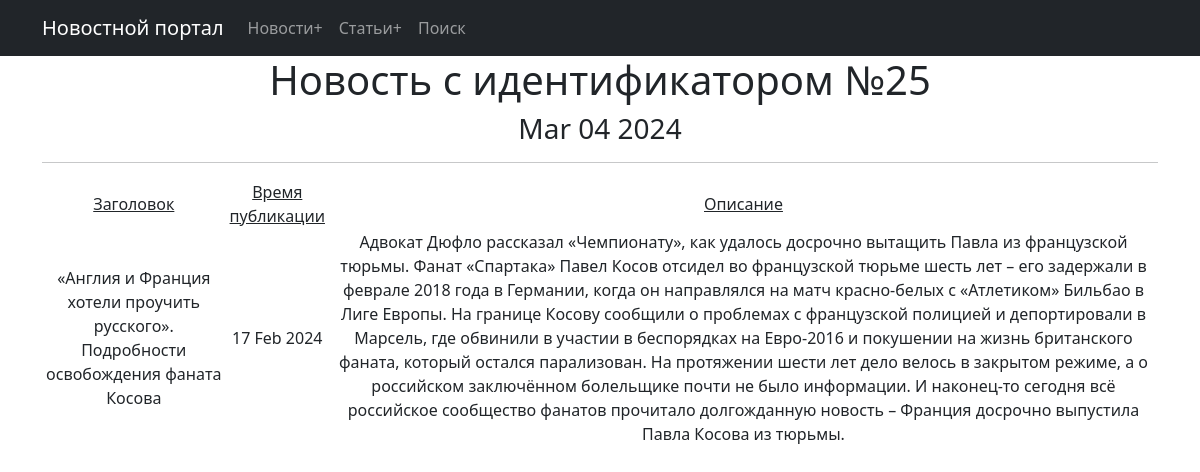
Page /post/25/ on the committed database.
### news/models.py (models this page shows, shortened)
class Post(models.Model):
    author = models.ForeignKey(Author, on_delete=models.CASCADE)
    post_type = models.CharField(max_length=2, choices=POST_TYPES,
                                 default=news)
    date_in = models.DateTimeField(auto_now_add=True)
    category = models.ManyToManyField(Category, through="PostCategory")
    title = models.CharField(max_length=255)
    text = models.TextField()
    rating = models.IntegerField(default=0)

### news/views.py (the view)
# urls.py: path('post/<int:id>/', PostDetail.as_view(), name='post_detail'),
class PostDetail(DetailView):
    model = Post
    ordering = 'title'
    template_name = 'flatpages/post_id.html'
    context_object_name = 'post_id'
    pk_url_kwarg = 'id'

### news/templatetags/custom_tags.py (called while the page is built)
@register.simple_tag()
def current_time(format_string='%b %d %Y'):
    return datetime.utcnow().strftime(format_string)

### templates/flatpages/post_id.html (shortened to what this page needs)
{% extends 'flatpages/default.html' %}
{% load custom_tags %}
{% block content %}
    <h1> Новость c идентификатором №{{ post_id.id }}</h1>
    <h3>{% current_time '%b %d %Y' %}</h3>
    <hr>
        <table>
            <tr>
                <td><u>Заголовок</u></td>
                <td><u>Время публикации</u></td>
                <td><u>Описание</u></td>
            </tr>
            <tr>
                <td>{{ post_id.title }}</td>
                <td>{{ post_id.date_in|date:'d M Y' }}</td>
                <td>{{ post_id.text}}</td>
            </tr>
        </table>
{% endblock content %}

### rows in the picture
Post: id "25", title "«Англия и Франция хотели проучить русского». Подробности освобождения фаната Косова", date_in "17 Feb 2024", text "Адвокат Дюфло рассказал «Чемпионату», как удалось досрочно вытащить Павла из французской тюрьмы. Фанат «Спартака» Павел Косов отсидел во французской тюрьме шесть лет – его задержали в феврале 2018 года в Германии, когда он направлялся на матч красно-белых с «Атлетиком» Бильбао в Лиге Европы. На границе Косову сообщили о проблемах с французской полицией и депортировали в Марсель, где обвинили в участии в беспорядках на Евро-2016 и покушении на жизнь британского фаната, который остался парализован. На протяжении шести лет дело велось в закрытом режиме, а о российском заключённом болельщике почти не было информации. И наконец-то сегодня всё российское сообщество фанатов прочитало долгожданную…"
